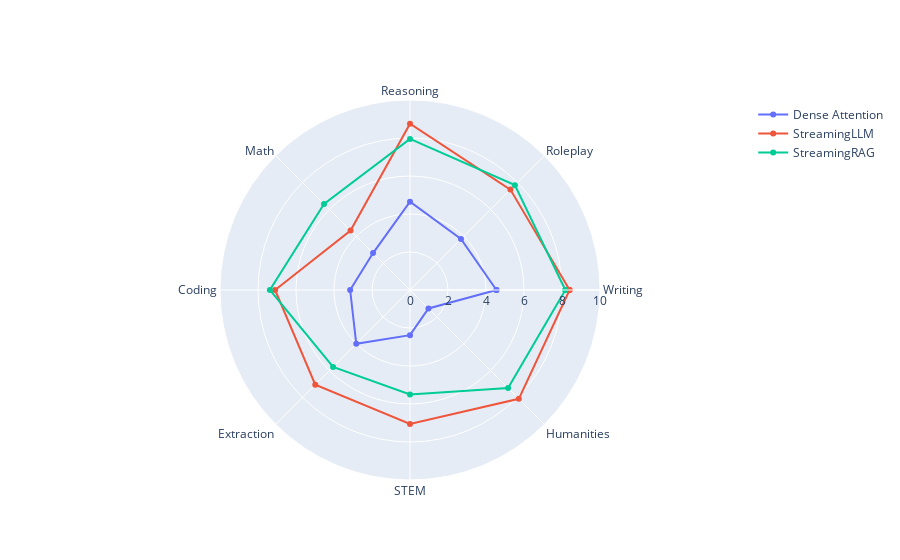

Notebook code cell kept with this figure:
### Code cell
# Calculate mean scores for each category and model
# In the process, rename model types. no-streaming-original -> Sliding Window w/ Re-computation, streaming-original -> StreamingLLM, streaming-rag -> StreamingLLM w/ RAG
means = {}
for category in CATEGORIES:
    category_lower = category.lower()
    for model_type in ['no-streaming-original', 'streaming-original', 'streaming-rag']:
        key = f'{category_lower}_bench.jsonl-{model_type}.txt'
        if model_type == 'no-streaming-original':
            model_type = 'Dense Attention'
        elif model_type == 'streaming-original':
            model_type = 'StreamingLLM'
        elif model_type == 'streaming-rag':
            model_type = 'StreamingRAG'
        if key in scores:
            if model_type not in means:
                means[model_type] = {}
            means[model_type][category] = sum(scores[key]) / len(scores[key])


# Create DataFrame in the format needed for plotting
plot_data = []
for model, category_scores in means.items():
    for category, score in category_scores.items():
        plot_data.append({
            'model': model,
            'category': category,
            'score': score
        })
df_score = pd.DataFrame(plot_data)

# Create the polar plot
fig = go.Figure()

for model in df_score['model'].unique():
    df_model = df_score[df_score['model'] == model]
    # Add first point to end to close the loop
    df_model = pd.concat([df_model, df_model.iloc[[0]]])
    
    fig.add_trace(go.Scatterpolar(
        r=df_model['score'],
        theta=df_model['category'],
        name=model,
        mode='lines+markers'
    ))

fig.update_layout(
    polar=dict(
        radialaxis=dict(
            visible=True,
            range=[0, 10]
        )),
    showlegend=True
)

fig.show()

### Figure 1 — Plotly figure (JSON) as saved in the notebook; plotly's stock layout.template omitted (floating-point values rounded to 4 significant figures)
{"data": [{"mode": "lines+markers", "name": "Dense Attention", "r": [4.55, 3.794, 4.65, 2.75, 3.15, 4, 2.375, 1.375, 4.55], "theta": ["Writing", "Roleplay", "Reasoning", "Math", "Coding", "Extraction", "STEM", "Humanities", "Writing"], "type": "scatterpolar"}, {"mode": "lines+markers", "name": "StreamingLLM", "r": [8.4, 7.472, 8.75, 4.425, 7.1, 7.05, 7.05, 8.1, 8.4], "theta": ["Writing", "Roleplay", "Reasoning", "Math", "Coding", "Extraction", "STEM", "Humanities", "Writing"], "type": "scatterpolar"}, {"mode": "lines+markers", "name": "StreamingRAG", "r": [8.175, 7.806, 7.95, 6.4, 7.375, 5.725, 5.5, 7.3, 8.175], "theta": ["Writing", "Roleplay", "Reasoning", "Math", "Coding", "Extraction", "STEM", "Humanities", "Writing"], "type": "scatterpolar"}], "layout": {"polar": {"radialaxis": {"range": [0, 10], "visible": true}}, "showlegend": true}}
